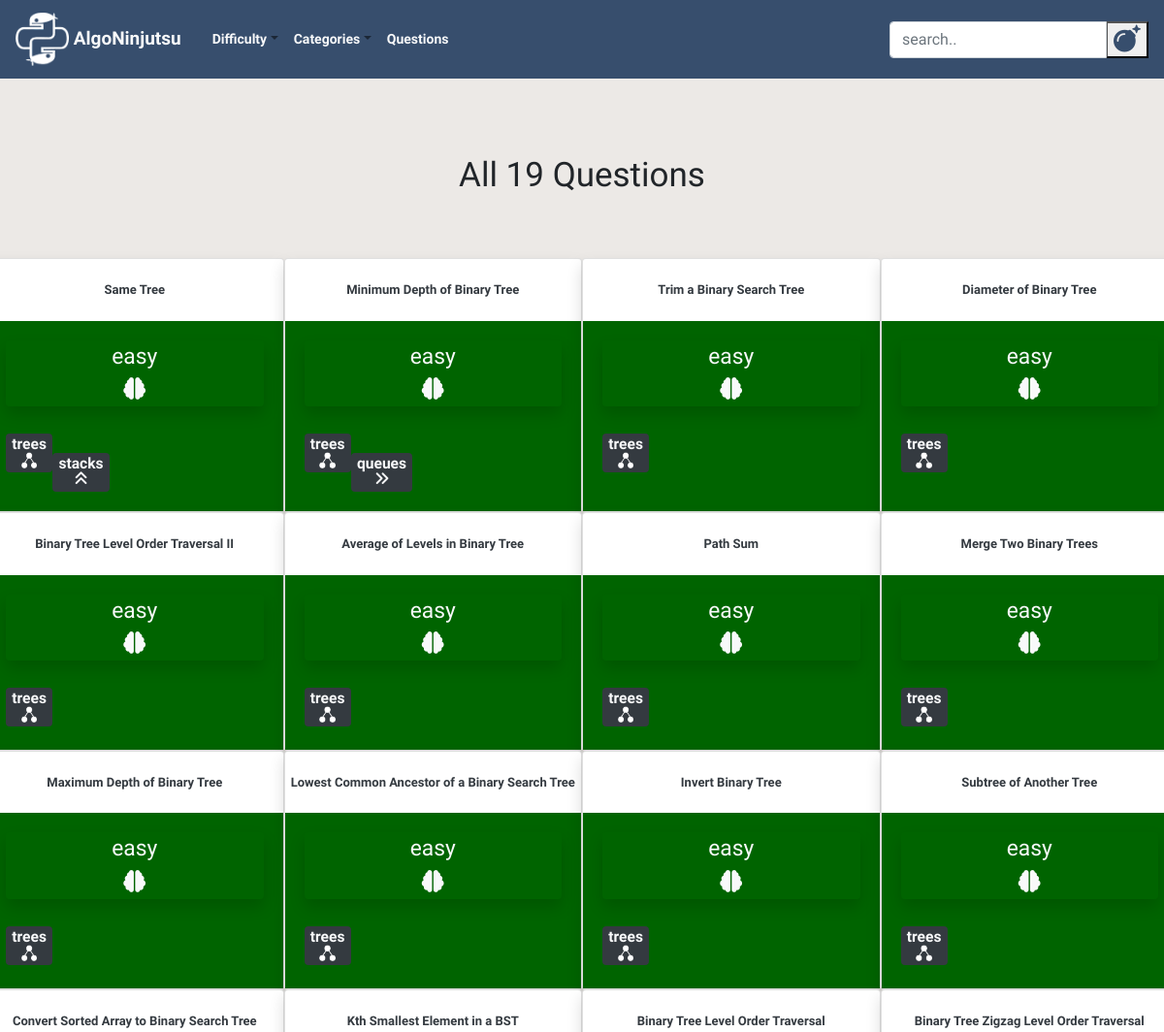
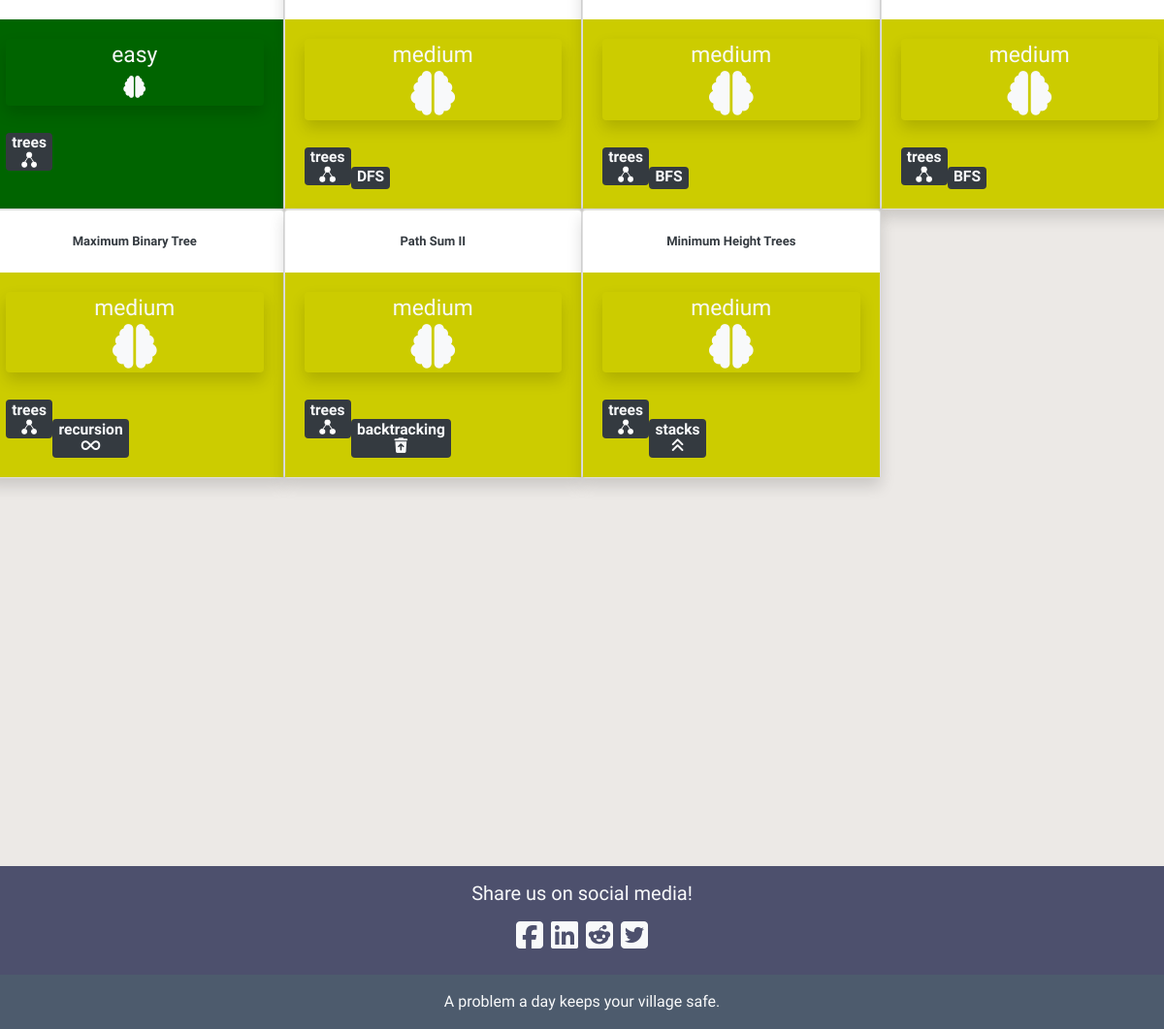
Screenshot of /questions/category/trees/ with the database file from the repository (2 pictures, top to bottom).
### blog/models.py (models this page shows, shortened)
class Post(models.Model):
    author = models.TextField()
    title = RichTextField()
    category = models.TextField(choices = CATEGORY_CHOICES, default = 'arrays')
    alt_category = models.TextField(choices = CATEGORY_CHOICES, blank=True, null = True)
    difficulty = models.TextField(choices = DIFFICULTY_CHOICES, default = 'easy')
    description = RichTextField()
    text = RichTextField()
    explanation = RichTextField()
    additional_notes = RichTextField(blank=True, null = True)
    published_date = models.DateTimeField(blank=True, null=True)

### blog/views.py (the view)
# urls.py: path('questions/category/<str:category>/', views.CategoryPostListView.as_view(), name='category_post_list'),
class CategoryPostListView(ListView):
    model = Post
    def get_queryset(self, *args, **kwargs):
        category = self.kwargs.get('category')
        main_category = Post.objects.filter(category = category)
        alt_category = Post.objects.filter(alt_category = category)
        questions = Post.objects.filter(title__contains = category)
        categories = main_category | alt_category | questions
        return categories

### blog/static/templates/blog/post_list.html (shortened to what this page needs)
{% extends 'blog/base.html' %}
{% load static %}
{% block content %}
<div class="postlist col-md-12">
    {% if not post_list.count %}
    <h1 class = "counter my-5" align = "center">No Questions Found</h1>
    <br><br>
    {% elif post_list.count == 1 %}
    <h1 class = "counter my-3" align="center">{{post_list.count}} Question</h1>
    <br><br>
    {% else %}
    <h1 class = "counter my-3" align="center">All {{post_list.count}} Questions</h1>
    <br><br>
    {% endif %}
  <div class="row">
  {% for post in post_list %}
  <div class="card shadow" style="width: 25%">
    <br>
    <h3 align="center"><a class="check text-dark" style = "font-size:13px;" href="{% url 'post_detail' pk=post.pk %}">
      <b>{{ post.title|safe }}</b></a></h3>
    {% if post.difficulty == "easy" %}
    <div class="card-body" style="background-color: rgb(0,100,0)">
    {% elif post.difficulty == "medium" %}
    <div class="card-body" style="background-color: rgb(204,204,0)">
    {% elif post.difficulty == "hard" %}
    <div class="card-body" style="background-color: rgb(128,0,0)"">
    {% endif %}
      <div class="postdifficulty text-light shadow rounded"align="center">
        <a class="text-light" href="{% url 'difficulty_post_list' difficulty=post.difficulty %}">
        {{post.difficulty}}
        <br>
        {% if post.difficulty == "medium" %}
        <i class="fas fa-brain fa-2x"></i>
        {% elif post.difficulty == "hard" %}
        <i class="fas fa-brain fa-3x"></i>
        {% else %}
        <i class="fas fa-brain"></i>
        {% endif %}
        </a>
      </div>
      <br>
        <div class="category text-light badge badge-dark my-1">
        <a class="text-light" href="{% url 'category_post_list' category=post.category %}">
        {% if post.category != "linked lists" and post.category != "binary search"%}
        <h8>{{post.category}}</h8>
        {% endif %}
        <br>
        {% if post.category == "linked lists" %}
        <img src="{% static 'images/thumbnail_image8.png' %}" width="45" height="12">
        {% elif post.category == "backtracking" %}
        <i class="fas fa-trash-restore"></i>
        {% elif post.category == "trees" %}
        <img src="{% static 'images/thumbnail_image5.png' %}" width="16.5" height="16.5">
        {% elif post.category == "arrays" %}
        <img src="{% static 'images/thumbnail_image7.png' %}" width="35" height="13">
        {% elif post.category == "strings" %}
        <p class= "my-1" style = "font-size: 9px; font: verdana;"><b>aabb123</b></p>
        {% elif post.category == "hashsets" %}
        <i class="fas fa-table"></i>
        {% elif post.category == "hashmaps" %}
        <i class="fas fa-columns"></i>
        {% elif post.category == "DP" %}
        <i class="my-1 fas fa-sort-amount-up"></i>
        {% elif post.category == "math" %}
        <i class="fas fa-calculator"></i>
        {% elif post.category == "graphs" %}
        <i class="fas fa-th"></i>
        {% elif post.category == "stacks" %}
        <i class="fas fa-angle-double-up"></i>
        {% elif post.category == "queues" %}
        <i class="fas fa-angle-double-right"></i>
        {% elif post.category == "recursion" %}
        <i class="fas fa-infinity"></i>
        {% elif post.category == "tries" %}
        <img src="{% static 'images/thumbnail_image6.png' %}" width="25.3" height="22">
        {% elif post.category == "binary" %}
        <p class= "my-1" style = "font-size: 8px; font: verdana;"><b>01101001</b></p>
        {% elif post.category == "binary search" %}
        <i class="fas fa-arrows-alt-h"></i>
        {% elif post.category == "heaps" %}
        <img src="{% static 'images/thumbnail_image5.png' %}" width="16.5" height="16.5">
        {% endif %}
        </a>
        </div>
        <br>
        {% if post.alt_category %}
        <div class="alt_category text-light badge badge-dark">
        {% else %}
        <div class="alt_category text-light">
        {% endif %}
        <a class="text-light" href="{% url 'category_post_list' category=post.alt_category %}">
          {% if post.alt_category and post.alt_category != "linked lists" and post.alt_category != "binary search"%}
          <h8>{{post.alt_category}}</h8>
          {% endif %}
          <br>
        {% if post.alt_category == "linked lists" %}
        <img src="{% static 'images/thumbnail_image8.png' %}" width="45" height="12">
        {% elif post.alt_category == "backtracking" %}
        <i class="fas fa-trash-restore"></i>
        {% elif post.alt_category == "trees" %}
        <img src="{% static 'images/thumbnail_image5.png' %}" width="16.5" height="16.5">
        {% elif post.alt_category == "arrays" %}
        <img src="{% static 'images/thumbnail_image7.png' %}" width="35" height="13">
        {% elif post.alt_category == "hashmaps" %}
        <i class="fas fa-columns"></i>
        {% elif post.alt_category == "DP" %}
        <i class="my-1 fas fa-sort-amount-up"></i>
        {% elif post.alt_category == "math" %}
        <i class="fas fa-calculator"></i>
        {% elif post.alt_category == "graphs" %}
        <i class="fas fa-th fa-2x"></i>
        {% elif post.alt_category == "stacks" %}
        <i class="fas fa-angle-double-up"></i>
        {% elif post.alt_category == "queues" %}
        <i class="fas fa-angle-double-right"></i>
        {% elif post.alt_category == "strings" %}
        <p class= "my-1" style = "font-size: 9px; font: verdana;"><b>aabb123</b></p>
        {% elif post.alt_category == "hashsets" %}
        <i class="fas fa-table"></i>
        {% elif post.alt_category == "recursion" %}
        <i class="fas fa-infinity"></i>
        {% elif post.alt_category == "tries" %}
        <img src="{% static 'images/thumbnail_image6.png' %}" width="25.3" height="22">
        {% elif post.alt_category == "heaps" %}
        <img src="{% static 'images/thumbnail_image5.png' %}" width="16.5" height="16.5">
        {% elif post.alt_category == "binary" %}
        <p class= "my-1" style = "font-size: 9px; font: verdana;"><b>01101001</b></p>
        {% elif post.alt_category == "binary search" %}
        <i class="fas fa-arrows-alt-h"></i>
        {% endif %}
        </a>
        </div>
    </div>
  </div>
  {% endfor %}
  </div>
</div>
{% endblock %}

### blog/static/css/blog.css (style rules this page uses)
body { font-family: 'Special Elite', cursive; background: #ECE9E6; background: -webkit-linear-gradient(to bottom, #FFFFFF, #ECE9E6); overflow-x: hidden; max-width: 100%; }
img { max-width:100%; }
.postdifficulty { font-size: 1.9vmin !important; }
.counter { font-family: 'Rock Salt', cursive; font-size: 35px; }
.category { float:left; font-size: 1.3vmin !important; }
.alt_category { font-size: 1.3vmin !important; float:left; }
.card { transition: 1.5s; }
.card:not(:first-child) { margin-down: -10px; }

### rows the page displays
Post: title "Same Tree", difficulty "easy", category "trees", alt_category "stacks"
Post: title "Minimum Depth of Binary Tree", difficulty "easy", category "trees", alt_category "queues"
Post: title "Trim a Binary Search Tree", difficulty "easy", category "trees"
Post: title "Diameter of Binary Tree", difficulty "easy", category "trees"
Post: title "Binary Tree Level Order Traversal II", difficulty "easy", category "trees"
Post: title "Average of Levels in Binary Tree", difficulty "easy", category "trees"
Post: title "Path Sum", difficulty "easy", category "trees"
Post: title "Merge Two Binary Trees", difficulty "easy", category "trees"
Post: title "Maximum Depth of Binary Tree", difficulty "easy", category "trees"
Post: title "Lowest Common Ancestor of a Binary Search Tree", difficulty "easy", category "trees"
Post: title "Invert Binary Tree", difficulty "easy", category "trees"
Post: title "Subtree of Another Tree", difficulty "easy", category "trees"
Post: title "Convert Sorted Array to Binary Search Tree", difficulty "easy", category "trees"
Post: title "Kth Smallest Element in a BST", difficulty "medium", category "trees", alt_category "DFS"
Post: title "Binary Tree Level Order Traversal", difficulty "medium", category "trees", alt_category "BFS"
Post: title "Binary Tree Zigzag Level Order Traversal", difficulty "medium", category "trees", alt_category "BFS"
Post: title "Maximum Binary Tree", difficulty "medium", category "trees", alt_category "recursion"
Post: title "Path Sum II", difficulty "medium", category "trees", alt_category "backtracking"
Post: title "Minimum Height Trees", difficulty "medium", category "trees", alt_category "stacks"

### other values shown
{{ post_list.count }} "19"
